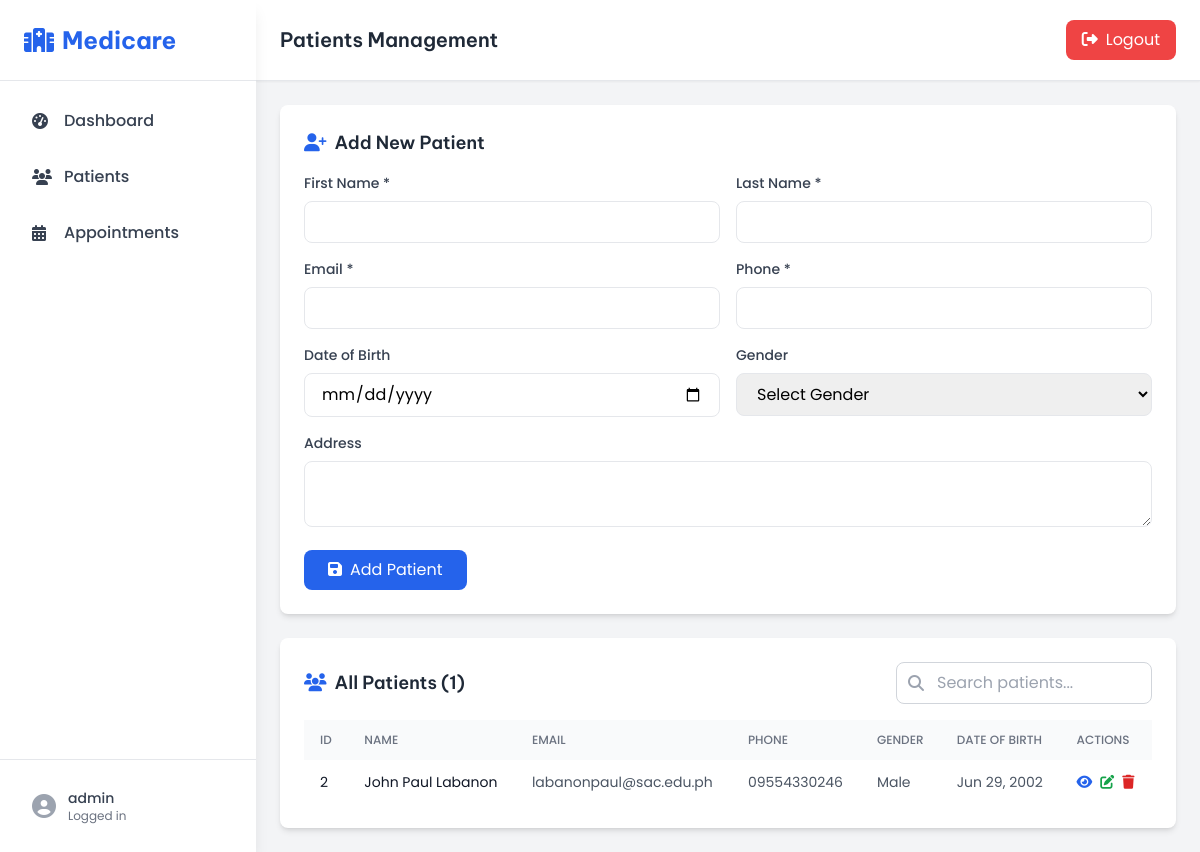
Screenshot of /php/pages/patients.php (signed in) with the database file from the repository.
### tables this page shows
CREATE TABLE `patients` (
  `patient_id` int(255) NOT NULL,
  `first_name` varchar(255) NOT NULL,
  `last_name` varchar(255) NOT NULL,
  `email` varchar(255) NOT NULL,
  `phone` varchar(50) NOT NULL,
  `date_of_birth` date DEFAULT NULL,
  `gender` varchar(20) DEFAULT NULL,
  `address` text DEFAULT NULL,
  `created_at` datetime DEFAULT current_timestamp(),
  `updated_at` datetime DEFAULT current_timestamp() ON UPDATE current_timestamp()
);

### php/pages/patients.php (the view, shortened to what this page needs)
<?php
require_once __DIR__ . '/../../includes/connection.php';
$patients = [];
try {
    $result = $conn->query("SELECT * FROM patients ORDER BY created_at DESC");
    if ($result) {
        $patients = $result->fetch_all(MYSQLI_ASSOC);
    }
} catch (Exception $e) {
    $patients = [];
}
?>
<!DOCTYPE html>
<html lang="en">
<?php include __DIR__ . '/../../includes/head.php'; ?>
<body class="bg-gray-100 min-h-screen">
    <?php include __DIR__ . '/../../includes/sidebar.php'; ?>
    <div class="ml-64">
        <header class="sticky top-0 z-30 bg-white shadow-sm border-b border-gray-200 px-6 py-5">
            <div class="flex justify-between items-center">
                <h2 class="text-xl font-semibold text-gray-800">Patients Management</h2>
                <form action="../authentication/logout.php" method="POST" class="inline-block">
                    <button type="submit" class="bg-red-500 text-white px-4 py-2 rounded-lg hover:bg-red-600 transition">
                        <i class="fas fa-sign-out-alt mr-2"></i>Logout
                    </button>
                </form>
            </div>
        </header>
        <main class="p-6">
            <div class="bg-white rounded-lg shadow-md p-6 mb-6">
                <h3 class="text-lg font-semibold text-gray-800 mb-4">
                    <i class="fas fa-user-plus mr-2 text-blue-600"></i>Add New Patient
                </h3>
                <form method="POST" action="" class="grid grid-cols-1 md:grid-cols-2 gap-4">
                    <div>
                        <label class="block text-gray-700 text-sm font-medium mb-2">First Name *</label>
                        <input type="text" name="first_name" required
                            class="w-full px-4 py-2 border rounded-lg focus:outline-none focus:ring-2 focus:ring-blue-400">
                    </div>
                    <div>
                        <label class="block text-gray-700 text-sm font-medium mb-2">Last Name *</label>
                        <input type="text" name="last_name" required
                            class="w-full px-4 py-2 border rounded-lg focus:outline-none focus:ring-2 focus:ring-blue-400">
                    </div>
                    <div>
                        <label class="block text-gray-700 text-sm font-medium mb-2">Email *</label>
                        <input type="email" name="email" required
                            class="w-full px-4 py-2 border rounded-lg focus:outline-none focus:ring-2 focus:ring-blue-400">
                    </div>
                    <div>
                        <label class="block text-gray-700 text-sm font-medium mb-2">Phone *</label>
                        <input type="tel" name="phone" required
                            class="w-full px-4 py-2 border rounded-lg focus:outline-none focus:ring-2 focus:ring-blue-400">
                    </div>
                    <div>
                        <label class="block text-gray-700 text-sm font-medium mb-2">Date of Birth</label>
                        <input type="date" name="date_of_birth"
                            class="w-full px-4 py-2 border rounded-lg focus:outline-none focus:ring-2 focus:ring-blue-400">
                    </div>
                    <div>
                        <label class="block text-gray-700 text-sm font-medium mb-2">Gender</label>
                        <select name="gender" class="w-full px-4 py-2 border rounded-lg focus:outline-none focus:ring-2 focus:ring-blue-400">
                            <option value="">Select Gender</option>
                        </select>
                    </div>
                    <div class="md:col-span-2">
                        <label class="block text-gray-700 text-sm font-medium mb-2">Address</label>
                        <textarea name="address" rows="2"
                            class="w-full px-4 py-2 border rounded-lg focus:outline-none focus:ring-2 focus:ring-blue-400"></textarea>
                    </div>
                    <div class="md:col-span-2">
                        <button type="submit" class="bg-blue-600 text-white px-6 py-2 rounded-lg hover:bg-blue-700 transition">
                            <i class="fas fa-save mr-2"></i>Add Patient
                        </button>
                    </div>
                </form>
            </div>
            <div class="bg-white rounded-lg shadow-md p-6">
                <div class="flex justify-between items-center mb-4">
                    <h3 class="text-lg font-semibold text-gray-800">
                        <i class="fas fa-users mr-2 text-blue-600"></i>All Patients (<span id="patientCount"><?php echo count($patients); ?></span>)
                    </h3>
                    <div class="flex items-center space-x-2">
                        <div class="relative">
                            <input type="text" id="searchPatients" placeholder="Search patients..."
                                class="pl-10 pr-4 py-2 border border-gray-300 rounded-lg focus:outline-none focus:ring-2 focus:ring-blue-400 w-64">
                            <i class="fas fa-search absolute left-3 top-1/2 transform -translate-y-1/2 text-gray-400"></i>
                        </div>
                    </div>
                </div>
                <?php if (empty($patients)): ?>
                    <div class="text-center py-12">
                        <i class="fas fa-user-slash text-gray-400 text-5xl mb-4"></i>
                        <p class="text-gray-600 mb-2">No patients found</p>
                        <p class="text-sm text-gray-500">Add a new patient using the form above</p>
                    </div>
                <?php else: ?>
                    <div class="overflow-x-auto">
                        <table class="w-full">
                            <thead class="bg-gray-50">
                                <tr>
                                    <th class="px-4 py-3 text-left text-xs font-medium text-gray-500 uppercase">ID</th>
                                    <th class="px-4 py-3 text-left text-xs font-medium text-gray-500 uppercase">Name</th>
                                    <th class="px-4 py-3 text-left text-xs font-medium text-gray-500 uppercase">Email</th>
                                    <th class="px-4 py-3 text-left text-xs font-medium text-gray-500 uppercase">Phone</th>
                                    <th class="px-4 py-3 text-left text-xs font-medium text-gray-500 uppercase">Gender</th>
                                    <th class="px-4 py-3 text-left text-xs font-medium text-gray-500 uppercase">Date of Birth</th>
                                    <th class="px-4 py-3 text-left text-xs font-medium text-gray-500 uppercase">Actions</th>
                                </tr>
                            </thead>
                            <tbody class="divide-y divide-gray-200" id="patientsTableBody">
                                <?php foreach ($patients as $patient): ?>
                                    <tr class="hover:bg-gray-50 patient-row" data-name="<?php echo strtolower(htmlspecialchars(($patient['first_name'] ?? '') . ' ' . ($patient['last_name'] ?? ''))); ?>"
                                        data-email="<?php echo strtolower(htmlspecialchars($patient['email'] ?? '')); ?>"
                                        data-phone="<?php echo htmlspecialchars($patient['phone'] ?? ''); ?>">
                                        <td class="px-4 py-3 text-sm text-gray-900"><?php echo htmlspecialchars($patient['patient_id'] ?? ''); ?></td>
                                        <td class="px-4 py-3 text-sm text-gray-900">
                                            <?php echo htmlspecialchars(($patient['first_name'] ?? '') . ' ' . ($patient['last_name'] ?? '')); ?>
                                        </td>
                                        <td class="px-4 py-3 text-sm text-gray-600"><?php echo htmlspecialchars($patient['email'] ?? ''); ?></td>
                                        <td class="px-4 py-3 text-sm text-gray-600"><?php echo htmlspecialchars($patient['phone'] ?? ''); ?></td>
                                        <td class="px-4 py-3 text-sm text-gray-600"><?php echo htmlspecialchars($patient['gender'] ?? 'N/A'); ?></td>
                                        <td class="px-4 py-3 text-sm text-gray-600">
                                            <?php echo $patient['date_of_birth'] ? date('M d, Y', strtotime($patient['date_of_birth'])) : 'N/A'; ?>
                                        </td>
                                        <td class="px-4 py-3 text-sm">
                                            <div class="flex items-center space-x-2">
                                                <button onclick="openViewModal(<?php echo htmlspecialchars(json_encode($patient), ENT_QUOTES); ?>)"
                                                    class="text-blue-600 hover:text-blue-800" title="View">
                                                    <i class="fas fa-eye"></i>
                                                </button>
                                                <button onclick="openEditModal(<?php echo htmlspecialchars(json_encode($patient), ENT_QUOTES); ?>)"
                                                    class="text-green-600 hover:text-green-800" title="Edit">
                                                    <i class="fas fa-edit"></i>
                                                </button>
                                                <form method="POST" action="" class="inline" onsubmit="return confirm('Are you sure you want to delete this patient?');">
                                                    <button type="submit" class="text-red-600 hover:text-red-800" title="Delete">
                                                        <i class="fas fa-trash"></i>
                                                    </button>
                                                </form>
                                            </div>
                                        </td>
                                    </tr>
                                <?php endforeach; ?>
                            </tbody>
                        </table>
                    </div>
                <?php endif; ?>
            </div>
        </main>
    </div>
</body>
</html>

### includes/style.css (style rules this page uses)
body { font-family: 'Poppins', sans-serif; }
h1, h2, h3, h4, h5, h6 { font-family: 'Be Vietnam Pro', sans-serif; }

### rows the page displays
patients: patient_id "2", first_name+last_name "John Paul Labanon", email "labanonpaul@sac.edu.ph", phone "09554330246", gender "Male", date_of_birth "Jun 29, 2002"

### other values shown
$_SESSION['username'] "admin"
count($patients) "1"
